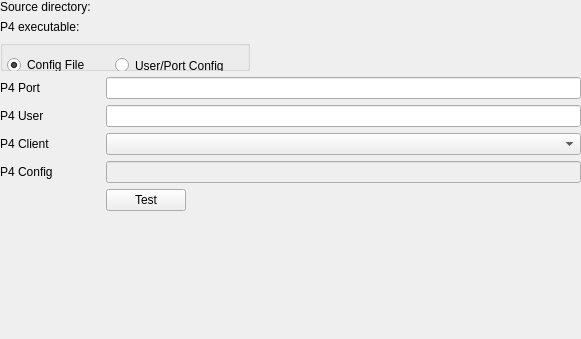
<?xml version="1.0" encoding="UTF-8"?>
<ui version="4.0">
 <class>PerforceImportMetadataWidget</class>
 <widget class="QWidget" name="PerforceImportMetadataWidget">
  <property name="geometry">
   <rect>
    <x>0</x>
    <y>0</y>
    <width>581</width>
    <height>339</height>
   </rect>
  </property>
  <layout class="QFormLayout">
   <property name="leftMargin">
    <number>0</number>
   </property>
   <property name="topMargin">
    <number>0</number>
   </property>
   <property name="rightMargin">
    <number>0</number>
   </property>
   <property name="bottomMargin">
    <number>0</number>
   </property>
   <item row="0" column="0">
    <widget class="QLabel" name="labelUrl">
     <property name="text">
      <string>Source directory:</string>
     </property>
    </widget>
   </item>
   <item row="0" column="1">
    <widget class="KUrlRequester" name="sourceLoc" native="true"/>
   </item>
   <item row="2" column="0">
    <widget class="QLabel" name="labelExec">
     <property name="text">
      <string>P4 executable:</string>
     </property>
    </widget>
   </item>
   <item row="2" column="1">
    <widget class="KUrlRequester" name="executableLoc" native="true"/>
   </item>
   <item row="5" column="0">
    <widget class="QLabel" name="labelP4port">
     <property name="text">
      <string>P4 Port</string>
     </property>
    </widget>
   </item>
   <item row="5" column="1">
    <widget class="QLineEdit" name="p4portEdit">
     <property name="sizePolicy">
      <sizepolicy hsizetype="Expanding" vsizetype="Fixed">
       <horstretch>0</horstretch>
       <verstretch>0</verstretch>
      </sizepolicy>
     </property>
     <property name="minimumSize">
      <size>
       <width>0</width>
       <height>0</height>
      </size>
     </property>
     <property name="toolTip">
      <string>The format of P4PORT for Perforce applications is protocol:host:port, or port by itself if both the Perforce application and versioning service are running on the same host. Port numbers must be in the range 1024 through 32767</string>
     </property>
     <property name="text">
      <string/>
     </property>
    </widget>
   </item>
   <item row="6" column="0">
    <widget class="QLabel" name="labelP4user">
     <property name="sizePolicy">
      <sizepolicy hsizetype="Fixed" vsizetype="Preferred">
       <horstretch>0</horstretch>
       <verstretch>0</verstretch>
      </sizepolicy>
     </property>
     <property name="minimumSize">
      <size>
       <width>100</width>
       <height>0</height>
      </size>
     </property>
     <property name="text">
      <string>P4 User</string>
     </property>
    </widget>
   </item>
   <item row="6" column="1">
    <widget class="QLineEdit" name="p4userEdit">
     <property name="toolTip">
      <string>Current Perforce user name. By default, the Perforce username is the same as the OS username</string>
     </property>
    </widget>
   </item>
   <item row="7" column="0">
    <widget class="QLabel" name="labelP4client">
     <property name="text">
      <string>P4 Client</string>
     </property>
    </widget>
   </item>
   <item row="7" column="1">
    <widget class="KComboBox" name="p4clientEdit">
     <property name="toolTip">
      <string>Name of current client workspace on the Perforce server</string>
     </property>
    </widget>
   </item>
   <item row="8" column="0">
    <widget class="QLabel" name="labelP4config">
     <property name="text">
      <string>P4 Config</string>
     </property>
    </widget>
   </item>
   <item row="8" column="1">
    <widget class="QLineEdit" name="p4configEdit">
     <property name="enabled">
      <bool>false</bool>
     </property>
     <property name="toolTip">
      <string>Contains a file name without a path. The specified file is used to store other Perforce environment variables </string>
     </property>
    </widget>
   </item>
   <item row="9" column="1">
    <widget class="QPushButton" name="testP4setupButton">
     <property name="sizePolicy">
      <sizepolicy hsizetype="Fixed" vsizetype="Fixed">
       <horstretch>50</horstretch>
       <verstretch>0</verstretch>
      </sizepolicy>
     </property>
     <property name="text">
      <string>Test</string>
     </property>
    </widget>
   </item>
   <item row="10" column="1">
    <widget class="QTextBrowser" name="errorMsg">
     <property name="styleSheet">
      <string notr="true">* { background-color: rgba(0, 0, 0, 0); }</string>
     </property>
    </widget>
   </item>
   <item row="3" column="0" colspan="2">
    <widget class="QGroupBox" name="groupBox">
     <property name="enabled">
      <bool>true</bool>
     </property>
     <property name="sizePolicy">
      <sizepolicy hsizetype="Fixed" vsizetype="Expanding">
       <horstretch>0</horstretch>
       <verstretch>0</verstretch>
      </sizepolicy>
     </property>
     <property name="minimumSize">
      <size>
       <width>250</width>
       <height>0</height>
      </size>
     </property>
     <property name="layoutDirection">
      <enum>Qt::LeftToRight</enum>
     </property>
     <property name="autoFillBackground">
      <bool>false</bool>
     </property>
     <property name="title">
      <string/>
     </property>
     <property name="flat">
      <bool>true</bool>
     </property>
     <property name="checkable">
      <bool>false</bool>
     </property>
     <property name="checked">
      <bool>false</bool>
     </property>
     <widget class="QRadioButton" name="radioButtonConfig">
      <property name="geometry">
       <rect>
        <x>7</x>
        <y>10</y>
        <width>100</width>
        <height>30</height>
       </rect>
      </property>
      <property name="text">
       <string>Config File</string>
      </property>
      <property name="checked">
       <bool>true</bool>
      </property>
     </widget>
     <widget class="QRadioButton" name="radioButtonVariables">
      <property name="geometry">
       <rect>
        <x>115</x>
        <y>10</y>
        <width>140</width>
        <height>31</height>
       </rect>
      </property>
      <property name="text">
       <string>User/Port Config</string>
      </property>
     </widget>
    </widget>
   </item>
  </layout>
 </widget>
 <customwidgets>
  <customwidget>
   <class>KComboBox</class>
   <extends>QComboBox</extends>
   <header>KComboBox</header>
  </customwidget>
  <customwidget>
   <class>KUrlRequester</class>
   <extends>QWidget</extends>
   <header>KUrlRequester</header>
   <container>1</container>
  </customwidget>
 </customwidgets>
 <resources/>
 <connections/>
</ui>
